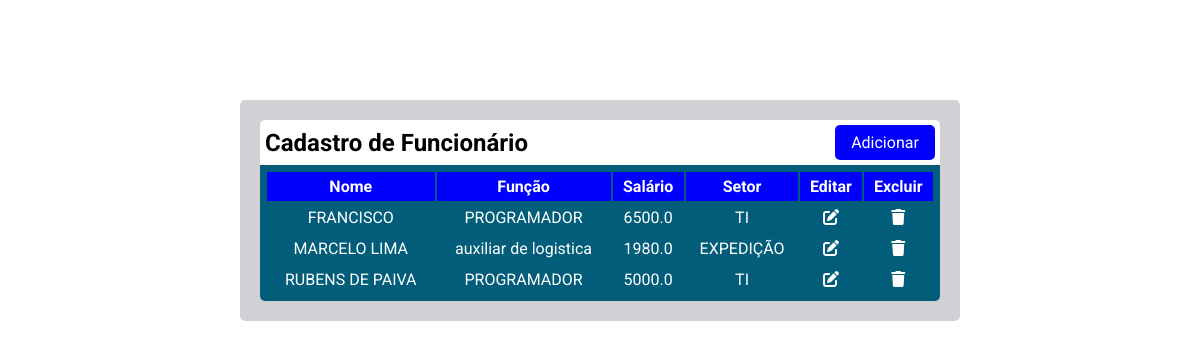
Before: / with the older database file.
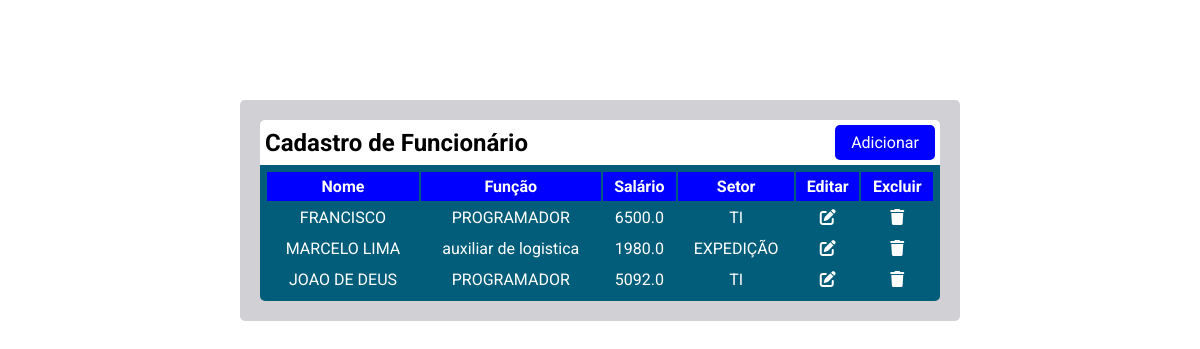
After: the same page with the newer database file.
### tables this page shows
CREATE TABLE funcionario (
               id INTEGER PRIMARY KEY AUTOINCREMENT,
               nome TEXT,
               funcao TEXT,
               salario FLOAT,
               setor TEXT);

### main.py (the view)
@app.route('/')
def index():
    lista = database.README()
    dados_formulario = request.form.to_dict()
    return render_template('index.html',lista=lista,dados=dados_formulario)

### database.py (called while the page is built)
def conexao():
    conect = sqlite3.connect('crud.db')
    cursor = conect.cursor()
    return cursor

def README():
    cursor = conexao()
    cursor.execute('SELECT * FROM funcionario')
    return cursor.fetchall()

### templates/index.html (shortened to what this page needs)
<!DOCTYPE html>
<html lang="pt-br">
<head>
    <link rel="stylesheet" href="https://cdnjs.cloudflare.com/ajax/libs/font-awesome/6.7.2/css/all.min.css" />
    <link rel="stylesheet" href="/static/style.css">
</head>
<body>
    <div class="container">
        <div class="header">
            <h2>Cadastro de Funcionário</h1>
            <button id="add" onclick="abrirModal()">Adicionar</button>
        </div>
        <div class="div-table">
            <table class="tabela">
                <thead >
                    <tr>
                        <th>Nome</th>
                        <th>Função</th>
                        <th>Salário</th>
                        <th>Setor</th>
                        <th>Editar</th>
                        <th>Excluir</th>
                    </tr>
                </thead>
                {% for i in lista %}
                <tr >
                    <td>{{i[1]}}</td>
                    <td>{{i[2]}}</td>
                    <td>{{i[3]}}</td>
                    <td>{{i[4]}}</td>
                    <td>
                        <form method="post" action="/select/{{i[0]}}">
                            <button type="submit" class="fa-solid fa-pen-to-square btn"></button>
                        </form>
                    </td>
                    <td>
                        <form method="post" action="/select/{{i[0]}}" >
                            <button class="fa-solid fa-trash btn"></button>
                        </form>
                    </td>
                </tr>
                {% endfor %}
            </table>
        </div>
    </div>
</body>
</html>

Changed rows visible on the page:
removed funcionario: nome "RUBENS DE PAIVA", funcao "PROGRAMADOR", salario "5000.0", setor "TI"
added funcionario: nome "JOAO DE DEUS", funcao "PROGRAMADOR", salario "5092.0", setor "TI"
